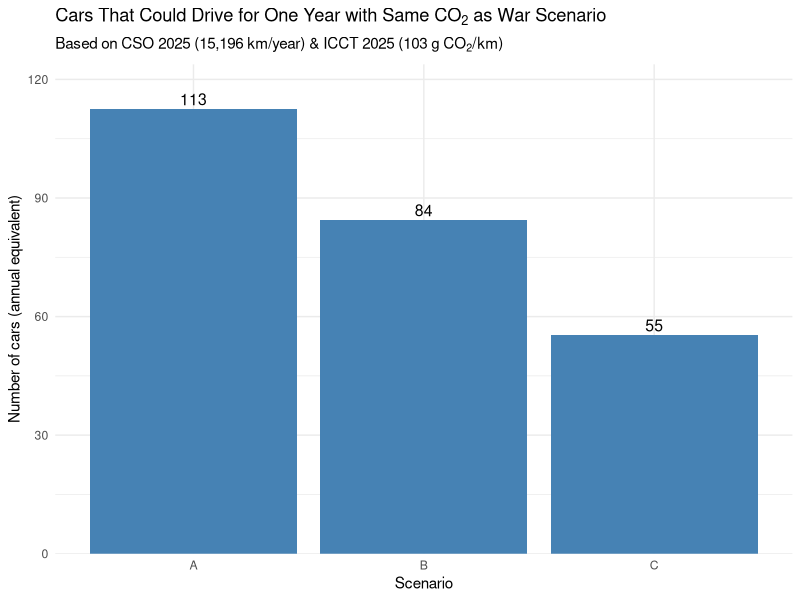

Source code (R):
options(scipen = 999)

library(readr)
library(dplyr)
library(ggplot2)
library(scales)

# Load file
df <- read_csv("outputs/marginal_per_vehicle_mc.csv", show_col_types = FALSE)

# 2025 metrics
annual_km <- 15196   # CSO 2025 average annual distance per private car in Ireland
gpkm      <- 103     # ICCT 2025 EU fleet-average tailpipe CO2, g/km (WLTP)
t_per_car <- (gpkm * annual_km) / 1e6  # tonnes CO2 per car-year (~1.565 t)

# Group by scenario and sum emissions
scenario_summary <- df %>%
  group_by(scenario) %>%
  summarise(total_kgCO2 = sum(per_vehicle_total_kg_med, na.rm = TRUE)) %>%
  mutate(
    total_tonnes = total_kgCO2 / 1000,
    cars_equivalent = total_tonnes / t_per_car
  )

print(scenario_summary)

# Plot: Cars that could run for a year
ggplot(scenario_summary, aes(x = scenario, y = cars_equivalent)) +
  geom_col(fill = "steelblue") +
  geom_text(aes(label = comma(round(cars_equivalent, 0))),
            vjust = -0.3, size = 4) +
  scale_y_continuous(labels = comma, expand = expansion(mult = c(0, 0.1))) +
  labs(
    title = expression("Cars That Could Drive for One Year with Same CO"[2]*" as War Scenario"),
    subtitle = expression("Based on CSO 2025 (15,196 km/year) & ICCT 2025 (103 g CO"[2]*"/km)"),
    x = "Scenario",
    y = "Number of cars (annual equivalent)"
  ) +
  theme_minimal()
